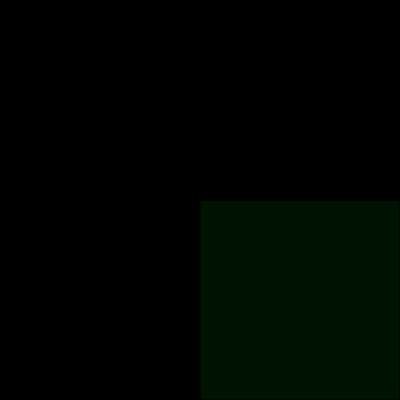
Frame 1 (no input)
Frame 60 (no input): identical to frame 1, image omitted
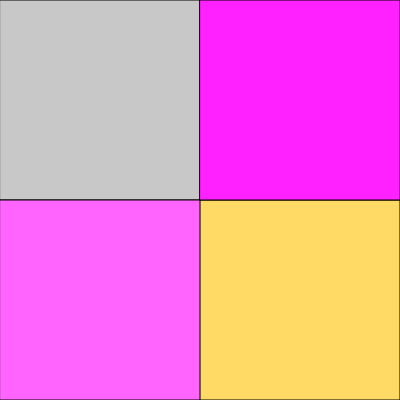
Frame 120 (the mouse pressed at the canvas centre since frame 60)

The p5.js sketch that drew these frames (run headless with seeded random() and noise() and a simulated clock; from frame 60 on, the mouse is pressed at the canvas centre):

// p5.js sketch
// ── sketch.js
//https://github.com/stavrosdidakis/DAT-GAD-405_2017
//https://p5js.org

//DAT405 / GAD405
//09_Exercise 4 - Color Coordinates

function setup() {
  createCanvas(400, 400); //Use this function to define the size of the output window
  }

function draw() {
  background(0); //Set your background color to black (0)
  var X = width/2
  var Y = height/2
  
  fill(mouseX, mouseY, mouseX);
  rect(0, 0, X, Y);
  fill(mouseX * 3, mouseY + 18, mouseX/2);

  rect(X, Y, X, Y);
  fill(mouseY * 2, mouseX / 2, mouseY * 5);
  rect(0, Y, X,  Y);
  fill(mouseX * 5, mouseX / 6, mouseY * 3);
  rect(X, 0, X, Y);
  }
